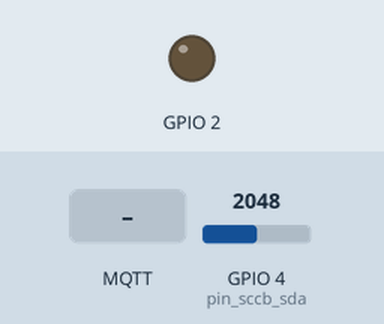
Recording of a program running on a simulated ESP32-S3. Shown: output pins drawn as LEDs (lit = HIGH). The inputs (shaded band) are chosen by the test bench; at power-on: GPIO 4 (pin_sccb_sda) = 2048. WiFi joins after 1.5 s; servers stay silent unless stated; no MQTT or app messages arrive unless stated; the camera gives no picture; what the program prints to the serial monitor is not drawn.

Above: at 4.1 s.
4.2 s: MQTT message "TURN_ON" arrives on the first subscribed topic
At 4.9 s:
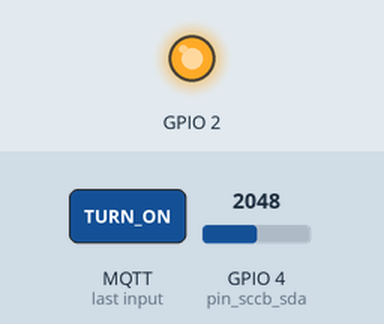
10.5 s: MQTT message "TURN_OFF" arrives on the first subscribed topic
At 10.9 s:
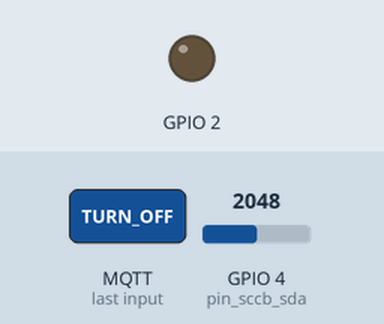
Timing chart, 0 to 13.5 s (numbered marks = the images above; inputs shaded):
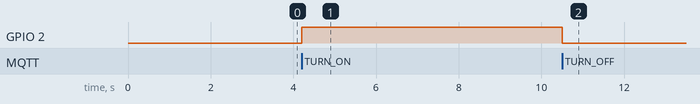

The program:

main.cpp
```cpp
#include <Arduino.h>
#include "firmware/Firmware.h"


Firmware firmware;


void setup()
{
    Serial.begin(115200);

    delay(1000);

    Serial.println();
    Serial.println("====================================");
    Serial.println("ESP32 Smart Home Firmware");
    Serial.println("Version : 0.1.0");
    Serial.println("Device  : esp32-001");
    Serial.println("Status  : Boot successful");
    Serial.println("====================================");


    firmware.initialize();
}


void loop()
{
    firmware.update();
}
```

CameraDevice.h
```cpp
#pragma once

#include "device/Device.h"
#include "device/StateProvider.h"


class CameraDevice : public Device, public StateProvider
{
public:

    CameraDevice();

    const char* getId() override;
    const char* getType() override;

    void initialize() override;
    void update() override;

    void printState() override;

    StateProvider* getStateProvider() override;

    void writeState(JsonObject state) override;


private:

    bool online = false;

    unsigned long frameCount = 0;

    size_t lastFrameSize = 0;

    void initCamera();
};
```

Device.h
```cpp
#pragma once

class StateProvider;


class Device
{
public:

    virtual ~Device() = default;


    virtual const char* getId() = 0;

    virtual const char* getType() = 0;


    virtual void initialize() = 0;

    virtual void update() = 0;


    virtual StateProvider* getStateProvider()
    {
        return nullptr;
    }
};
```

LedDevice.h
```cpp
#pragma once

#include "device/Device.h"
#include "device/StateProvider.h"


class LedDevice : public Device, public StateProvider
{
public:

    explicit LedDevice(int pin);


    const char* getId() override;

    const char* getType() override;

    void initialize() override;

    void update() override;

    void printState() override;


    void turnOn();

    void turnOff();


    bool isOn() const;

    bool hasStateChanged();

    StateProvider* getStateProvider() override;

    void writeState(JsonObject state) override;


private:

    int pin;

    bool state = false;

    bool stateChanged = false;
};
```

StateProvider.h
```cpp
#pragma once

#include <ArduinoJson.h>


class StateProvider
{

public:

    virtual ~StateProvider() = default;


    virtual void printState()
    {
    }


    virtual void writeState(
        JsonObject state
    )
    {
    }

};
```

ThermistorDevice.h
```cpp
#pragma once

#include "device/Device.h"
#include "device/StateProvider.h"


class ThermistorDevice : public Device, public StateProvider
{
public:

    explicit ThermistorDevice(int pin);


    const char* getId() override;

    const char* getType() override;


    void initialize() override;

    void update() override;


    void printState() override;


    StateProvider* getStateProvider() override;

    void writeState(JsonObject state) override;

    bool hasChanged();
    void clearChanged();


private:

    int pin;

    float temperature = 0.0;

    bool changed = false;

};
```

Firmware.h
```cpp
#pragma once
#include "device/LedDevice.h"
#include "device/ThermistorDevice.h"
#include "device/DeviceRegistry.h"
#include "device/command/CommandHandler.h"
#include "network/WifiManager.h"
#include "network/MqttManager.h"
#include "device/CameraDevice.h"
#include "network/CameraServer.h"

class Firmware
{
public:
    void initialize();
    void update();
private:
    DeviceRegistry registry;
    LedDevice led{2};
    ThermistorDevice thermistor{4};
    CameraDevice camera;
    CommandHandler* commandHandler;
    unsigned long uptimeSeconds = 0;
    unsigned long lastUptimeUpdate = 0;
    unsigned long lastStatePublish = 0;
    WifiManager wifi;
    MqttManager mqtt;
    CameraServer cameraServer;
};
```

CameraServer.h
```cpp
#pragma once

class CameraServer
{
public:

    void start();
    void loop();

};
```

MqttManager.h
```cpp
#pragma once

#include <Arduino.h>
#include "device/command/CommandHandler.h"

class MqttManager
{
public:

    void connect();

    void loop();

    void publishState(String payload);

    void setCommandHandler(CommandHandler* handler);

    static CommandHandler* getCommandHandler();

private:

    static CommandHandler* commandHandler;

};
```

WifiManager.h
```cpp
#pragma once

class WifiManager
{
public:

    void connect();

    bool isConnected();

};
```

Esp32State.h
```cpp
#pragma once

#include <Arduino.h>
#include <ArduinoJson.h>

#include "device/DeviceRegistry.h"


class Esp32State
{

public:

    static String createJson(
        DeviceRegistry& registry,
        unsigned long uptime
    );

};
```

CameraDevice.cpp
```cpp
#include "device/CameraDevice.h"
#include "esp_camera.h"
#include "camera_pins.h"

#include <Arduino.h>


static unsigned long lastCapture = 0;

CameraDevice::CameraDevice()
{
}


void CameraDevice::initialize()
{
    initCamera();

    Serial.println("Camera initialized");
}

void CameraDevice::update()
{
    if(millis() - lastCapture < 1000)
    {
        return;
    }
    lastCapture = millis();

    if(!online)
        return;


    camera_fb_t* fb = esp_camera_fb_get();


    if(!fb)
    {
        Serial.println("Camera capture failed");
        return;
    }


    frameCount++;
    lastFrameSize = fb->len;


    Serial.print("Camera frame: ");
    Serial.print(frameCount);

    Serial.print(" size: ");
    Serial.println(lastFrameSize);


    esp_camera_fb_return(fb);
}


void CameraDevice::initCamera()
{
    Serial.println("=== CAMERA INIT START ===");
    camera_config_t config = {};


    config.ledc_channel = LEDC_CHANNEL_0;
    config.ledc_timer = LEDC_TIMER_0;


    config.pin_d0 = Y2_GPIO_NUM;
    config.pin_d1 = Y3_GPIO_NUM;
    config.pin_d2 = Y4_GPIO_NUM;
    config.pin_d3 = Y5_GPIO_NUM;
    config.pin_d4 = Y6_GPIO_NUM;
    config.pin_d5 = Y7_GPIO_NUM;
    config.pin_d6 = Y8_GPIO_NUM;
    config.pin_d7 = Y9_GPIO_NUM;

    config.pin_xclk = XCLK_GPIO_NUM;
    config.pin_pclk = PCLK_GPIO_NUM;
    config.pin_vsync = VSYNC_GPIO_NUM;
    config.pin_href = HREF_GPIO_NUM;

    config.pin_sccb_sda = SIOD_GPIO_NUM;
    config.pin_sccb_scl = SIOC_GPIO_NUM;

    config.pin_pwdn = PWDN_GPIO_NUM;
    config.pin_reset = RESET_GPIO_NUM;


    config.xclk_freq_hz = 10000000;


    config.frame_size = FRAMESIZE_QVGA;

    config.pixel_format = PIXFORMAT_RGB565; //PIXFORMAT_JPEG;


    config.grab_mode = CAMERA_GRAB_WHEN_EMPTY;

    config.fb_location = CAMERA_FB_IN_PSRAM;

    config.jpeg_quality = 10;

    config.fb_count = 1;


    esp_err_t err = esp_camera_init(&config);
    if (err == ESP_OK)
    {
        sensor_t *s = esp_camera_sensor_get();

        Serial.print("Camera PID: 0x");
        Serial.println(s->id.PID, HEX);
    }


    if(err == ESP_OK)
    {
        online = true;
        Serial.println("Camera OK");
    }
    else
    {
        online = false;
        Serial.print("Camera failed: 0x");
        Serial.println(err, HEX);
    }
}

const char* CameraDevice::getId()
{
    return "camera-001";
}


const char* CameraDevice::getType()
{
    return "camera";
}


StateProvider* CameraDevice::getStateProvider()
{
    return this;
}


void CameraDevice::writeState(JsonObject state)
{
    state["online"] = online;
    state["frame"] = frameCount;
    state["size"] = lastFrameSize;
    state["url"] = "http://192.168.0.236/capture";
}


void CameraDevice::printState()
{
    Serial.print("{\"deviceId\":\"");
    Serial.print(getId());

    Serial.print("\",\"state\":{\"online\":");

    Serial.print(online ? "true" : "false");

    Serial.print(",\"frame\":");
    Serial.print(frameCount);

    Serial.println("}}");
}
```

LedDevice.cpp
```cpp
#include "device/LedDevice.h"

#include <Arduino.h>


LedDevice::LedDevice(int pin)
    : pin(pin)
{
}


void LedDevice::initialize()
{
    pinMode(pin, OUTPUT);

    turnOff();
}


void LedDevice::update()
{
    // Nothing to update yet
}


void LedDevice::turnOn()
{
    if(state)
        return;

    state = true;

    digitalWrite(pin, HIGH);

    stateChanged = true;
}


void LedDevice::turnOff()
{
    if(!state)
        return;

    state = false;

    digitalWrite(pin, LOW);

    stateChanged = true;
}


bool LedDevice::isOn() const
{
    return state;
}


const char* LedDevice::getId()
{
    return "led-001";
}


const char* LedDevice::getType()
{
    return "led";
}

void LedDevice::printState()
{
    Serial.print("{\"deviceId\":\"");
    Serial.print(getId());

    Serial.print("\",\"state\":{\"ledOn\":");

    if(state)
    {
        Serial.print("true");
    }
    else
    {
        Serial.print("false");
    }

    Serial.println("}}");
}

StateProvider* LedDevice::getStateProvider()
{
    return this;
}

void LedDevice::writeState(JsonObject state)
{
    state["ledOn"] = this->state;
}

bool LedDevice::hasStateChanged()
{
    if(stateChanged)
    {
        stateChanged = false;
        return true;
    }

    return false;
}
```

ThermistorDevice.cpp
```cpp
#include "device/ThermistorDevice.h"

#include <Arduino.h>
#include <math.h>


ThermistorDevice::ThermistorDevice(int pin)
    : pin(pin)
{
}


void ThermistorDevice::initialize()
{
    pinMode(pin, INPUT);

    Serial.println("Thermistor initialized on GPIO 4");
}


void ThermistorDevice::update()
{
    static unsigned long lastRead = 0;


    if(millis() - lastRead < 1000)
    {
        return;
    }


    lastRead = millis();


    long total = 0;


    for(int i = 0; i < 20; i++)
    {
        total += analogRead(pin);
        delay(5);
    }


    int adc = total / 20;


    float resistance = 10000.0 * adc / (4095.0 - adc);


    float B = 3950.0;

    float R0 = 10000.0;

    float T0 = 25.0 + 273.15;


    float temperatureK = 1.0 / ((1.0 / T0) + (log(resistance / R0) / B));

    float newTemperature = temperatureK - 273.15;

    // Calibration from physical test
    newTemperature += 8.0;


    if (abs(newTemperature - temperature) >= 0.1)
    {
        temperature = newTemperature;
        changed = true;
    }


    Serial.print("Thermistor: ");

    Serial.print(temperature);

    Serial.println(" C");
}


const char* ThermistorDevice::getId()
{
    return "thermistor-001";
}


const char* ThermistorDevice::getType()
{
    return "temperature";
}


void ThermistorDevice::printState()
{
    Serial.print("{\"deviceId\":\"");
    Serial.print(getId());

    Serial.print("\",\"state\":{\"temperature\":");

    Serial.print(temperature);

    Serial.println("}}");
}


StateProvider* ThermistorDevice::getStateProvider()
{
    return this;
}


void ThermistorDevice::writeState(JsonObject state)
{
    state["temperature"] = temperature;
}


bool ThermistorDevice::hasChanged()
{
    if(changed)
    {
        changed = false;
        return true;
    }

    return false;
}
```

Command.h
```cpp
#pragma once

#include <Arduino.h>


struct Command
{
    String action;
    String deviceId;
};
```

CommandHandler.cpp
```cpp
#include <Arduino.h>

#include "device/command/CommandHandler.h"
#include "device/LedDevice.h"


CommandHandler::CommandHandler(DeviceRegistry* registry)
{
    this->registry = registry;
}


void CommandHandler::handle(Command command)
{
    Serial.println("Command received");
    Serial.print("Device: ");
    Serial.println(command.deviceId);

    Device* device = registry->find(
        command.deviceId.c_str()
    );


    if(device == nullptr)
    {
        Serial.println("Device not found");
        return;
    }


    if(command.action == "TURN_ON")
    {
        LedDevice* led = (LedDevice*) device;

        led->turnOn();

        Serial.println("LED ON");

        led->printState();
    }


    if(command.action == "TURN_OFF")
    {
        LedDevice* led = (LedDevice*) device;

        led->turnOff();

        Serial.println("LED OFF");

        led->printState();
    }
}
```

CommandHandler.h
```cpp
#pragma once

#include "device/command/Command.h"
#include "device/DeviceRegistry.h"


class CommandHandler
{

public:

    CommandHandler(DeviceRegistry* registry);

    void handle(Command command);


private:

    DeviceRegistry* registry;

};
```

Firmware.cpp
```cpp
#include "firmware/Firmware.h"
#include <Arduino.h>
#include "device/command/CommandHandler.h"
#include "state/Esp32State.h"
#include <math.h>


void Firmware::initialize()
{
    Serial.println();
    Serial.println("------------------------------------");
    Serial.println("Firmware initialization");
    Serial.println("Device: esp32-001");
    Serial.println("------------------------------------");

    commandHandler = new CommandHandler(&registry);

    wifi.connect();
    cameraServer.start();
    mqtt.setCommandHandler(commandHandler);
    mqtt.connect();

    registry.add(&led);
    registry.add(&thermistor);
    registry.add(&camera);
    registry.initialize();

    Serial.println("LED initialized on GPIO 2");

    String json = Esp32State::createJson(
        registry,
        uptimeSeconds
    );

    mqtt.publishState(json);
}


void Firmware::update()
{
    mqtt.loop();

    cameraServer.loop();

    registry.update();

    bool stateChanged = false;


    if(led.hasStateChanged() || thermistor.hasChanged())
    {
        stateChanged = true;
    }


    if(millis() - lastStatePublish >= 10000)
    {
        stateChanged = true;
    }


    if(stateChanged)
    {
        lastStatePublish = millis();

        String json = Esp32State::createJson(
            registry,
            uptimeSeconds
        );

        Serial.println("Publishing state:");
        Serial.println(json);

        mqtt.publishState(json);
    }


    if(Serial.available())
    {
        String input = Serial.readStringUntil('\n');
        input.trim();

        Serial.print("Input received: ");
        Serial.println(input);

        Command command;


        if(input == "on")
        {
            command.action = "TURN_ON";
            command.deviceId = "led-001";

            commandHandler->handle(command);
        }


        if(input == "off")
        {
            command.action = "TURN_OFF";
            command.deviceId = "led-001";

            commandHandler->handle(command);
        }
    }


    if(millis() - lastUptimeUpdate >= 1000)
    {
        lastUptimeUpdate = millis();

        uptimeSeconds++;

        Serial.print("Firmware uptime: ");
        Serial.print(uptimeSeconds);
        Serial.println(" seconds");
    }
}
```

CameraServer.cpp
```cpp
#include <WiFi.h>
#include "network/CameraServer.h"

#include <Arduino.h>
#include <WebServer.h>

#include "device/CameraDevice.h"
#include "esp_camera.h"
#include "img_converters.h"


WebServer server(80);


void handleCapture()
{
    Serial.println("HTTP capture requested");

    camera_fb_t* fb = esp_camera_fb_get();

    if(!fb)
    {
        server.send(
            500,
            "text/plain",
            "Camera capture failed"
        );
        return;
    }


    uint8_t* jpg_buf = nullptr;
    size_t jpg_len = 0;


    bool converted = frame2jpg(
        fb,
        80,
        &jpg_buf,
        &jpg_len
    );


    esp_camera_fb_return(fb);


    if(!converted)
    {
        Serial.println("JPEG conversion failed");

        server.send(
            500,
            "text/plain",
            "JPEG conversion failed"
        );

        return;
    }


    Serial.print("JPEG size: ");
    Serial.println(jpg_len);


    server.send_P(
        200,
        "image/jpeg",
        (const char*)jpg_buf,
        jpg_len
    );


    free(jpg_buf);

    Serial.println("Image sent");
}


void CameraServer::start()
{
    server.on(
        "/capture",
        HTTP_GET,
        handleCapture
    );

    server.on(
    "/",
    HTTP_GET,
    []()
    {
        server.send(
            200,
            "text/html",
            "<html><body><h1>ESP32 Camera</h1><img src='/capture'></body></html>"
        );
    }
);

    server.begin();

    Serial.println("Camera HTTP server started");
}

void CameraServer::loop()
{
    server.handleClient();
}
```

WifiManager.cpp
```cpp
#include "network/WifiManager.h"
#include <Arduino.h>
#include <WiFi.h>
#include "config/WifiSecrets.h"


void WifiManager::connect()
{
    Serial.println();
    Serial.println("------------------------------------");
    Serial.println("Connecting WiFi...");
    Serial.println("------------------------------------");


    WiFi.begin(WIFI_SSID, WIFI_PASSWORD);


    int attempts = 0;

    while(WiFi.status() != WL_CONNECTED && attempts < 20)
    {
        delay(500);

        Serial.print(".");

        attempts++;
    }


    Serial.println();


    if(WiFi.status() == WL_CONNECTED)
    {
        Serial.println("WiFi connected");

        Serial.print("IP address: ");
        Serial.println(WiFi.localIP());
    }
    else
    {
        Serial.println("WiFi connection failed");
    }
}


bool WifiManager::isConnected()
{
    return WiFi.status() == WL_CONNECTED;
}
```

Esp32State.cpp
```cpp
#include "state/Esp32State.h"
#include "device/StateProvider.h"


String Esp32State::createJson(
    DeviceRegistry& registry,
    unsigned long uptime
)
{
    JsonDocument doc;


    doc["id"] = "esp32-001";
    doc["uptime"] = uptime;


    JsonArray devices = doc["devices"].to<JsonArray>();


    for(int i = 0; i < registry.getCount(); i++)
    {
        Device* device = registry.getDevice(i);


        if(device == nullptr)
            continue;


        JsonObject item = devices.add<JsonObject>();


        item["deviceId"] = device->getId();
        item["type"] = device->getType();


        StateProvider* provider = device->getStateProvider();


        if(provider)
        {
            JsonObject state =
                item["state"].to<JsonObject>();

            provider->writeState(state);
        }
    }


    String output;

    serializeJson(doc, output);


    return output;
}
```

camera_pins.h
```cpp
#pragma once

// Freenove ESP32-S3 CAM / ESP32-S3-EYE camera pins

#define PWDN_GPIO_NUM    -1
#define RESET_GPIO_NUM   -1

#define XCLK_GPIO_NUM    15

#define SIOD_GPIO_NUM    4
#define SIOC_GPIO_NUM    5

#define Y9_GPIO_NUM      16
#define Y8_GPIO_NUM      17
#define Y7_GPIO_NUM      18
#define Y6_GPIO_NUM      12
#define Y5_GPIO_NUM      10
#define Y4_GPIO_NUM      8
#define Y3_GPIO_NUM      9
#define Y2_GPIO_NUM      11

#define VSYNC_GPIO_NUM   6
#define HREF_GPIO_NUM    7
#define PCLK_GPIO_NUM    13
```

MqttSecrets.example.h
```cpp
#pragma once

#define MQTT_SERVER "YOUR_BROKER_IP"
#define MQTT_PORT 1883
```

WifiSecrets.example.h
```cpp
#pragma once

#define WIFI_SSID "YOUR_WIFI_NAME"
#define WIFI_PASSWORD "YOUR_WIFI_PASSWORD"
```

DeviceRegistry.h
```cpp
#pragma once

#include "device/Device.h"


class DeviceRegistry
{
public:

    void add(Device* device);

    void initialize();

    void update();

    Device* find(const char* id);

    int getCount();

    Device* getDevice(int index);

private:

    Device* devices[10];

    int count = 0;
};
```

Source omitted: MqttManager.cpp (3110 bytes), DeviceRegistry.cpp (1148 bytes)

Measured:
- after the input at 4.2 s, GPIO 2: LOW → HIGH at once
- after the input at 10.5 s, GPIO 2: HIGH → LOW at once
